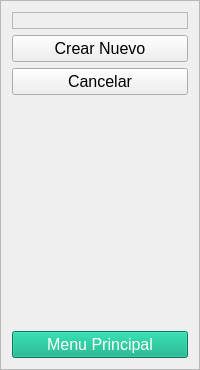
                         <widget class="QFrame" name="frame_32">
                          <property name="maximumSize">
                           <size>
                            <width>200</width>
                            <height>16777215</height>
                           </size>
                          </property>
                          <property name="font">
                           <font>
                            <pointsize>11</pointsize>
                           </font>
                          </property>
                          <property name="frameShape">
                           <enum>QFrame::StyledPanel</enum>
                          </property>
                          <property name="frameShadow">
                           <enum>QFrame::Raised</enum>
                          </property>
                          <layout class="QVBoxLayout" name="verticalLayout_9">
                           <item>
                            <widget class="QFrame" name="frame_36">
                             <property name="minimumSize">
                              <size>
                               <width>0</width>
                               <height>0</height>
                              </size>
                             </property>
                             <property name="frameShape">
                              <enum>QFrame::StyledPanel</enum>
                             </property>
                             <property name="frameShadow">
                              <enum>QFrame::Raised</enum>
                             </property>
                             <layout class="QVBoxLayout" name="verticalLayout_23">
                              <property name="leftMargin">
                               <number>0</number>
                              </property>
                              <property name="topMargin">
                               <number>9</number>
                              </property>
                              <property name="rightMargin">
                               <number>0</number>
                              </property>
                              <property name="bottomMargin">
                               <number>0</number>
                              </property>
                              <item>
                               <widget class="QLabel" name="label_35">
                                <property name="maximumSize">
                                 <size>
                                  <width>16777215</width>
                                  <height>0</height>
                                 </size>
                                </property>
                                <property name="font">
                                 <font>
                                  <pointsize>13</pointsize>
                                 </font>
                                </property>
                                <property name="text">
                                 <string>Usuario</string>
                                </property>
                                <property name="alignment">
                                 <set>Qt::AlignLeading|Qt::AlignLeft|Qt::AlignVCenter</set>
                                </property>
                               </widget>
                              </item>
                              <item>
                               <widget class="QComboBox" name="inputUsuario">
                                <property name="maximumSize">
                                 <size>
                                  <width>16777215</width>
                                  <height>0</height>
                                 </size>
                                </property>
                                <property name="font">
                                 <font>
                                  <pointsize>12</pointsize>
                                 </font>
                                </property>
                                <item>
                                 <property name="text">
                                  <string>Seleccione</string>
                                 </property>
                                </item>
                               </widget>
                              </item>
                             </layout>
                            </widget>
                           </item>
                           <item>
                            <widget class="QPushButton" name="btn_insertData">
                             <property name="font">
                              <font>
                               <pointsize>12</pointsize>
                              </font>
                             </property>
                             <property name="text">
                              <string>Crear Nuevo</string>
                             </property>
                            </widget>
                           </item>
                           <item>
                            <widget class="QPushButton" name="btnCancelarCrearB">
                             <property name="font">
                              <font>
                               <pointsize>12</pointsize>
                              </font>
                             </property>
                             <property name="text">
                              <string>Cancelar</string>
                             </property>
                            </widget>
                           </item>
                           <item>
                            <spacer name="verticalSpacer">
                             <property name="orientation">
                              <enum>Qt::Vertical</enum>
                             </property>
                             <property name="sizeHint" stdset="0">
                              <size>
                               <width>20</width>
                               <height>230</height>
                              </size>
                             </property>
                            </spacer>
                           </item>
                           <item>
                            <widget class="QPushButton" name="btnXCerrarB">
                             <property name="font">
                              <font>
                               <pointsize>12</pointsize>
                              </font>
                             </property>
                             <property name="styleSheet">
                              <string notr="true">QPushButton
{
color: rgb(255, 255, 255);
background-color: rgb(0, 170, 127);

}
QPushButton::hover
{
color: rgb(255, 255, 255);
background-color: rgb(8, 80, 97);
}</string>
                             </property>
                             <property name="text">
                              <string>Menu Principal</string>
                             </property>
                            </widget>
                           </item>
                          </layout>
                         </widget>
